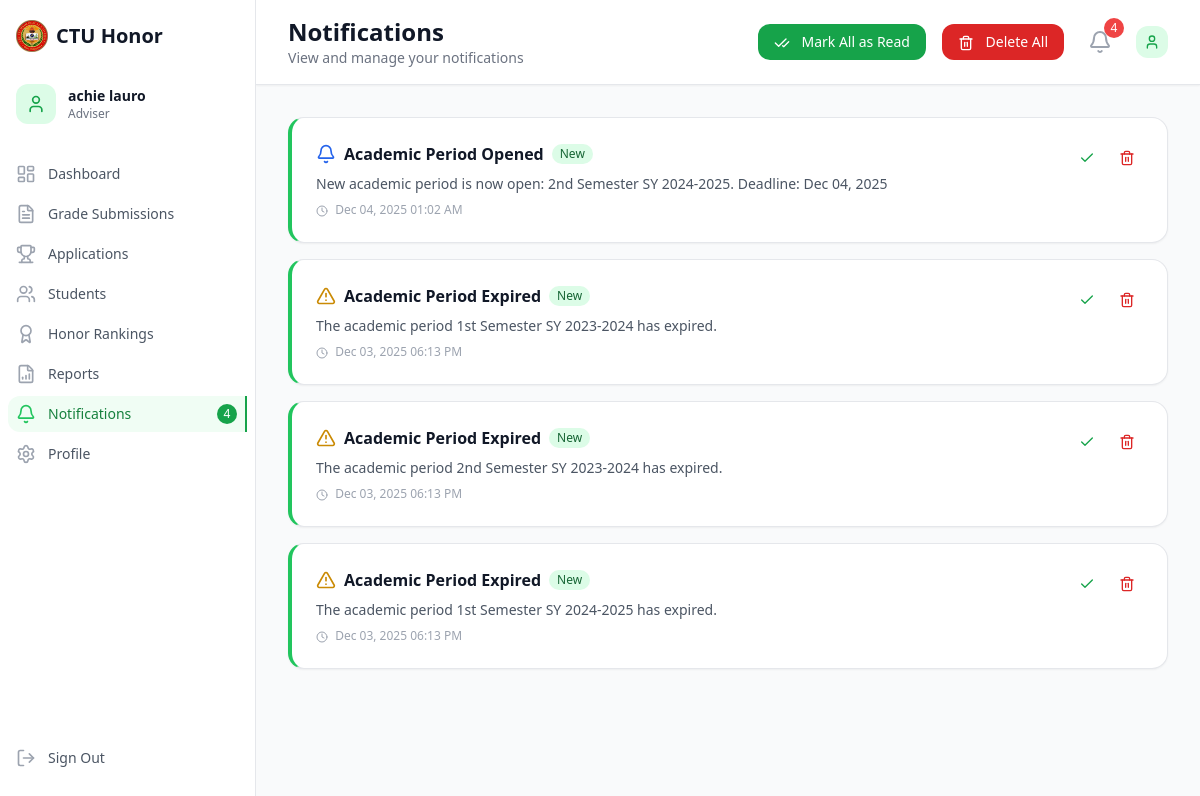
Page /adviser/notifications.php (signed in) on the committed database.
### tables this page shows
CREATE TABLE `notifications` (
  `id` int NOT NULL COMMENT 'Unique notification identifier',
  `user_id` int NOT NULL COMMENT 'User receiving the notification',
  `title` varchar(255) NOT NULL COMMENT 'Notification title',
  `message` text NOT NULL COMMENT 'Notification message content',
  `type` enum('info','success','warning','error','system') DEFAULT 'info' COMMENT 'Notification type for styling',
  `category` enum('grade_upload','gwa_calculation','honor_application','system_update','general') DEFAULT 'general' COMMENT 'Notification category',
  `is_read` tinyint(1) DEFAULT '0' COMMENT 'Whether notification has been read',
  `is_email_sent` tinyint(1) DEFAULT '0' COMMENT 'Whether email notification was sent',
  `email_sent_at` timestamp NULL DEFAULT NULL COMMENT 'When email was sent',
  `action_url` varchar(500) DEFAULT NULL COMMENT 'URL for notification action button',
  `action_text` varchar(50) DEFAULT NULL COMMENT 'Text for action button',
  `expires_at` timestamp NULL DEFAULT NULL COMMENT 'When notification expires',
  `created_at` timestamp NULL DEFAULT CURRENT_TIMESTAMP COMMENT 'When notification was created',
  `read_at` timestamp NULL DEFAULT NULL COMMENT 'When notification was read'
);

### classes/NotificationManager.php (called while the page is built, shortened)
<?php
class NotificationManager {
    private $conn;
    private $table_name = "notifications";
    public function __construct($db) {
        $this->conn = $db;
    }
    public function getUserNotifications($user_id, $limit = 10) {
        $query = "SELECT * FROM " . $this->table_name . "
                  WHERE user_id = :user_id
                  ORDER BY created_at DESC
                  LIMIT :limit";
        $stmt = $this->conn->prepare($query);
        $stmt->bindParam(":user_id", $user_id);
        $stmt->bindParam(":limit", $limit, PDO::PARAM_INT);
        $stmt->execute();
        return $stmt->fetchAll(PDO::FETCH_ASSOC);
    }
    public function getUnreadCount($user_id) {
        $query = "SELECT COUNT(*) as count FROM " . $this->table_name . "
                  WHERE user_id = :user_id AND is_read = 0";
        $stmt = $this->conn->prepare($query);
        $stmt->bindParam(":user_id", $user_id);
        $stmt->execute();
        $result = $stmt->fetch(PDO::FETCH_ASSOC);
        return $result['count'] ?? 0;
    }
}

### adviser/notifications.php (the view, shortened to what this page needs)
<?php
$database = new Database();
$db = $database->getConnection();
$notificationManager = new NotificationManager($db);
$user_id = $_SESSION['user_id'];
$notifications = $notificationManager->getUserNotifications($user_id, 100);
$unread_count = $notificationManager->getUnreadCount($user_id);
?>
<!DOCTYPE html>
<html lang="en">
<head>
    <script src="https://cdn.tailwindcss.com"></script>
</head>
<body class="bg-gray-50">
    <div class="flex h-screen">
        <div class="hidden md:flex md:w-64 md:flex-col">
            <div class="flex flex-col flex-grow bg-white border-r border-gray-200 pt-5 pb-4 overflow-y-auto">
                <div class="flex items-center flex-shrink-0 px-4">
                    <img src="../img/cebu-technological-university-seeklogo.png" alt="CTU Logo" class="w-8 h-8">
                    <span class="ml-2 text-xl font-bold text-gray-900">CTU Honor</span>
                </div>
                <div class="mt-8 px-4">
                    <div class="flex items-center">
                        <div class="w-10 h-10 bg-green-100 rounded-xl flex items-center justify-center">
                            <i data-lucide="user" class="w-5 h-5 text-green-600"></i>
                        </div>
                        <div class="ml-3">
                            <p class="text-sm font-semibold text-gray-900"><?php echo $_SESSION['first_name'] . ' ' . $_SESSION['last_name']; ?></p>
                            <p class="text-xs text-gray-500">Adviser</p>
                        </div>
                    </div>
                </div>
                <nav class="mt-8 flex-1 px-2 space-y-1">
                    <a href="dashboard.php" class="text-gray-600 hover:bg-gray-50 hover:text-gray-900 group flex items-center px-2 py-2 text-sm font-medium rounded-xl">
                        <i data-lucide="layout-dashboard" class="text-gray-400 group-hover:text-gray-500 mr-3 h-5 w-5"></i>
                        Dashboard
                    </a>
                    <a href="submissions.php" class="text-gray-600 hover:bg-gray-50 hover:text-gray-900 group flex items-center px-2 py-2 text-sm font-medium rounded-xl">
                        <i data-lucide="file-text" class="text-gray-400 group-hover:text-gray-500 mr-3 h-5 w-5"></i>
                        Grade Submissions
                    </a>
                    <a href="applications.php" class="text-gray-600 hover:bg-gray-50 hover:text-gray-900 group flex items-center px-2 py-2 text-sm font-medium rounded-xl">
                        <i data-lucide="trophy" class="text-gray-400 group-hover:text-gray-500 mr-3 h-5 w-5"></i>
                        Applications
                    </a>
                    <a href="students.php" class="text-gray-600 hover:bg-gray-50 hover:text-gray-900 group flex items-center px-2 py-2 text-sm font-medium rounded-xl">
                        <i data-lucide="users" class="text-gray-400 group-hover:text-gray-500 mr-3 h-5 w-5"></i>
                        Students
                    </a>
                    <a href="rankings.php" class="text-gray-600 hover:bg-gray-50 hover:text-gray-900 group flex items-center px-2 py-2 text-sm font-medium rounded-xl">
                        <i data-lucide="award" class="text-gray-400 group-hover:text-gray-500 mr-3 h-5 w-5"></i>
                        Honor Rankings
                    </a>
                    <a href="reports.php" class="text-gray-600 hover:bg-gray-50 hover:text-gray-900 group flex items-center px-2 py-2 text-sm font-medium rounded-xl">
                        <i data-lucide="file-bar-chart" class="text-gray-400 group-hover:text-gray-500 mr-3 h-5 w-5"></i>
                        Reports
                    </a>
                    <a href="notifications.php" class="bg-green-50 border-r-2 border-green-600 text-green-700 group flex items-center px-2 py-2 text-sm font-medium rounded-l-xl">
                        <i data-lucide="bell" class="text-green-500 mr-3 h-5 w-5"></i>
                        Notifications
                        <?php if ($unread_count > 0): ?>
                            <span class="ml-auto bg-green-600 text-white text-xs rounded-full h-5 w-5 flex items-center justify-center">
                                <?php echo $unread_count; ?>
                            </span>
                        <?php endif; ?>
                    </a>
                    <a href="profile.php" class="text-gray-600 hover:bg-gray-50 hover:text-gray-900 group flex items-center px-2 py-2 text-sm font-medium rounded-xl">
                        <i data-lucide="settings" class="text-gray-400 group-hover:text-gray-500 mr-3 h-5 w-5"></i>
                        Profile
                    </a>
                </nav>
                <div class="px-2 pb-2">
                    <a href="../logout.php" class="text-gray-600 hover:bg-red-50 hover:text-red-700 group flex items-center px-2 py-2 text-sm font-medium rounded-xl">
                        <i data-lucide="log-out" class="text-gray-400 group-hover:text-red-500 mr-3 h-5 w-5"></i>
                        Sign Out
                    </a>
                </div>
            </div>
        </div>
        <div class="flex flex-col flex-1 overflow-hidden">
            <header class="bg-white shadow-sm border-b border-gray-200">
                <div class="flex items-center justify-between px-4 py-4 sm:px-6 lg:px-8">
                    <div class="flex items-center">
                        <div class="ml-4 md:ml-0">
                            <h1 class="text-2xl font-bold text-gray-900">Notifications</h1>
                            <p class="text-sm text-gray-500">View and manage your notifications</p>
                        </div>
                    </div>
                    <div class="flex items-center space-x-4">
                        <?php if ($unread_count > 0): ?>
                            <form method="POST" class="inline">
                                <button type="submit" class="bg-green-600 hover:bg-green-700 text-white px-4 py-2 rounded-xl text-sm font-medium transition-colors">
                                    <i data-lucide="check-check" class="w-4 h-4 inline mr-2"></i>
                                    Mark All as Read
                                </button>
                            </form>
                        <?php endif; ?>
                        <?php if (!empty($notifications)): ?>
                            <form method="POST" class="inline" onsubmit="return confirm('Are you sure you want to delete all notifications? This action cannot be undone.')">
                                <button type="submit" class="bg-red-600 hover:bg-red-700 text-white px-4 py-2 rounded-xl text-sm font-medium transition-colors">
                                    <i data-lucide="trash-2" class="w-4 h-4 inline mr-2"></i>
                                    Delete All
                                </button>
                            </form>
                        <?php endif; ?>
                        <?php include 'includes/header.php'; ?>
                    </div>
                </div>
            </header>
            <main class="flex-1 overflow-y-auto">
                <div class="p-4 sm:p-6 lg:p-8">
                    <?php if (empty($notifications)): ?>
                        <div class="bg-white rounded-2xl shadow-sm border border-gray-200 p-12 text-center">
                            <i data-lucide="bell-off" class="w-16 h-16 text-gray-300 mx-auto mb-4"></i>
                            <h3 class="text-lg font-semibold text-gray-900 mb-2">No notifications yet</h3>
                            <p class="text-gray-500">You're all caught up! Check back later for updates.</p>
                        </div>
                    <?php else: ?>
                        <div class="space-y-4">
                            <?php foreach ($notifications as $notification): ?>
                                <div class="bg-white rounded-2xl shadow-sm border border-gray-200 p-6 hover:shadow-md transition-shadow <?php echo $notification['is_read'] ? '' : 'border-l-4 border-l-green-500'; ?>">
                                    <div class="flex items-start justify-between">
                                        <div class="flex-1">
                                            <div class="flex items-center mb-2">
                                                <?php
                                                $icon_class = 'text-blue-600';
                                                $icon_name = 'bell';
                                                if ($notification['type'] === 'success') {
                                                    $icon_class = 'text-green-600';
                                                    $icon_name = 'check-circle';
                                                } elseif ($notification['type'] === 'error') {
                                                    $icon_class = 'text-red-600';
                                                    $icon_name = 'x-circle';
                                                } elseif ($notification['type'] === 'warning') {
                                                    $icon_class = 'text-yellow-600';
                                                    $icon_name = 'alert-triangle';
                                                }
                                                ?>
                                                <i data-lucide="<?php echo $icon_name; ?>" class="w-5 h-5 <?php echo $icon_class; ?> mr-2"></i>
                                                <h3 class="text-base font-semibold text-gray-900"><?php echo htmlspecialchars($notification['title']); ?></h3>
                                                <?php if (!$notification['is_read']): ?>
                                                    <span class="ml-2 inline-flex items-center px-2 py-0.5 rounded-full text-xs font-medium bg-green-100 text-green-800">
                                                        New
                                                    </span>
                                                <?php endif; ?>
                                            </div>
                                            <p class="text-sm text-gray-600 mb-2"><?php echo htmlspecialchars($notification['message']); ?></p>
                                            <p class="text-xs text-gray-400">
                                                <i data-lucide="clock" class="w-3 h-3 inline mr-1"></i>
                                                <?php echo date('M d, Y h:i A', strtotime($notification['created_at'])); ?>
                                            </p>
                                        </div>
                                        <div class="ml-4 flex space-x-2">
                                            <?php if (!$notification['is_read']): ?>
                                                <form method="POST" class="inline">
                                                    <button type="submit" class="text-green-600 hover:text-green-700 p-2 rounded-lg hover:bg-green-50" title="Mark as read">
                                                        <i data-lucide="check" class="w-4 h-4"></i>
                                                    </button>
                                                </form>
                                            <?php endif; ?>
                                            <form method="POST" class="inline" onsubmit="return confirm('Are you sure you want to delete this notification?')">
                                                <button type="submit" class="text-red-600 hover:text-red-700 p-2 rounded-lg hover:bg-red-50" title="Delete">
                                                    <i data-lucide="trash-2" class="w-4 h-4"></i>
                                                </button>
                                            </form>
                                        </div>
                                    </div>
                                </div>
                            <?php endforeach; ?>
                        </div>
                    <?php endif; ?>
                </div>
            </main>
        </div>
    </div>
</body>
</html>

### rows in the picture
notifications: title "Academic Period Opened", is_read "New", message "New academic period is now open: 2nd Semester SY 2024-2025. Deadline: Dec 04, 2025", created_at "Dec 04, 2025 01:02 AM"
notifications: title "Academic Period Expired", is_read "New", message "The academic period 1st Semester SY 2023-2024 has expired.", created_at "Dec 03, 2025 06:13 PM"
notifications: title "Academic Period Expired", is_read "New", message "The academic period 2nd Semester SY 2023-2024 has expired.", created_at "Dec 03, 2025 06:13 PM"
notifications: title "Academic Period Expired", is_read "New", message "The academic period 1st Semester SY 2024-2025 has expired.", created_at "Dec 03, 2025 06:13 PM"

### other values in the picture
$_SESSION['first_name'] "achie"
$_SESSION['last_name'] "lauro"
$unread_count "4"
